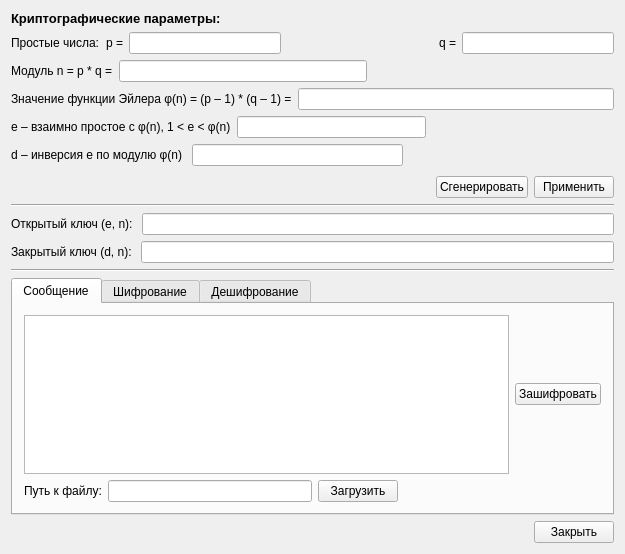
<?xml version="1.0" encoding="UTF-8"?>
<ui version="4.0">
 <class>MainWindow</class>
 <widget class="QMainWindow" name="MainWindow">
  <property name="geometry">
   <rect>
    <x>0</x>
    <y>0</y>
    <width>625</width>
    <height>554</height>
   </rect>
  </property>
  <property name="minimumSize">
   <size>
    <width>625</width>
    <height>554</height>
   </size>
  </property>
  <property name="maximumSize">
   <size>
    <width>625</width>
    <height>554</height>
   </size>
  </property>
  <property name="windowTitle">
   <string>RSA Calculator</string>
  </property>
  <property name="windowIcon">
   <iconset resource="images.qrc">
    <normaloff>:/icon.png</normaloff>:/icon.png</iconset>
  </property>
  <widget class="QWidget" name="centralWidget">
   <layout class="QVBoxLayout" name="verticalLayout_4">
    <item>
     <layout class="QVBoxLayout" name="verticalLayout_3">
      <item>
       <layout class="QVBoxLayout" name="verticalLayout">
        <item>
         <widget class="QLabel" name="label">
          <property name="font">
           <font>
            <pointsize>10</pointsize>
            <weight>75</weight>
            <bold>true</bold>
           </font>
          </property>
          <property name="text">
           <string>Криптографические параметры:</string>
          </property>
         </widget>
        </item>
        <item>
         <layout class="QHBoxLayout" name="horizontalLayout_2">
          <item>
           <widget class="QLabel" name="label_2">
            <property name="font">
             <font>
              <pointsize>9</pointsize>
             </font>
            </property>
            <property name="text">
             <string>Простые числа:</string>
            </property>
           </widget>
          </item>
          <item>
           <widget class="QLabel" name="label_3">
            <property name="font">
             <font>
              <pointsize>9</pointsize>
             </font>
            </property>
            <property name="text">
             <string>p =</string>
            </property>
           </widget>
          </item>
          <item>
           <widget class="QLineEdit" name="lineEdit">
            <property name="text">
             <string/>
            </property>
           </widget>
          </item>
          <item>
           <spacer name="horizontalSpacer_3">
            <property name="orientation">
             <enum>Qt::Horizontal</enum>
            </property>
            <property name="sizeHint" stdset="0">
             <size>
              <width>40</width>
              <height>20</height>
             </size>
            </property>
           </spacer>
          </item>
          <item>
           <widget class="QLabel" name="label_4">
            <property name="font">
             <font>
              <pointsize>9</pointsize>
             </font>
            </property>
            <property name="text">
             <string>q =</string>
            </property>
           </widget>
          </item>
          <item>
           <widget class="QLineEdit" name="lineEdit_2"/>
          </item>
         </layout>
        </item>
        <item>
         <layout class="QHBoxLayout" name="horizontalLayout_3">
          <item>
           <widget class="QLabel" name="label_5">
            <property name="font">
             <font>
              <pointsize>9</pointsize>
             </font>
            </property>
            <property name="text">
             <string>Модуль n = p * q =</string>
            </property>
           </widget>
          </item>
          <item>
           <widget class="QLineEdit" name="lineEdit_3"/>
          </item>
          <item>
           <spacer name="horizontalSpacer_2">
            <property name="orientation">
             <enum>Qt::Horizontal</enum>
            </property>
            <property name="sizeHint" stdset="0">
             <size>
              <width>40</width>
              <height>20</height>
             </size>
            </property>
           </spacer>
          </item>
         </layout>
        </item>
        <item>
         <layout class="QHBoxLayout" name="horizontalLayout_4">
          <item>
           <widget class="QLabel" name="label_6">
            <property name="font">
             <font>
              <pointsize>9</pointsize>
             </font>
            </property>
            <property name="text">
             <string>Значение функции Эйлера φ(n) = (p – 1) * (q – 1) =</string>
            </property>
           </widget>
          </item>
          <item>
           <widget class="QLineEdit" name="lineEdit_4"/>
          </item>
         </layout>
        </item>
        <item>
         <layout class="QHBoxLayout" name="horizontalLayout_5">
          <item>
           <widget class="QLabel" name="label_7">
            <property name="font">
             <font>
              <pointsize>9</pointsize>
             </font>
            </property>
            <property name="text">
             <string>e – взаимно простое с φ(n), 1 &lt; e &lt; φ(n)</string>
            </property>
           </widget>
          </item>
          <item>
           <widget class="QLineEdit" name="lineEdit_5"/>
          </item>
          <item>
           <spacer name="horizontalSpacer_4">
            <property name="orientation">
             <enum>Qt::Horizontal</enum>
            </property>
            <property name="sizeHint" stdset="0">
             <size>
              <width>40</width>
              <height>20</height>
             </size>
            </property>
           </spacer>
          </item>
         </layout>
        </item>
        <item>
         <layout class="QHBoxLayout" name="horizontalLayout_6">
          <item>
           <widget class="QLabel" name="label_8">
            <property name="font">
             <font>
              <pointsize>9</pointsize>
             </font>
            </property>
            <property name="text">
             <string>d – инверсия e по модулю φ(n) </string>
            </property>
           </widget>
          </item>
          <item>
           <widget class="QLineEdit" name="lineEdit_6"/>
          </item>
          <item>
           <spacer name="horizontalSpacer_5">
            <property name="orientation">
             <enum>Qt::Horizontal</enum>
            </property>
            <property name="sizeHint" stdset="0">
             <size>
              <width>40</width>
              <height>20</height>
             </size>
            </property>
           </spacer>
          </item>
         </layout>
        </item>
        <item>
         <spacer name="verticalSpacer">
          <property name="orientation">
           <enum>Qt::Vertical</enum>
          </property>
          <property name="sizeHint" stdset="0">
           <size>
            <width>20</width>
            <height>40</height>
           </size>
          </property>
         </spacer>
        </item>
        <item>
         <layout class="QHBoxLayout" name="horizontalLayout">
          <item>
           <spacer name="horizontalSpacer">
            <property name="orientation">
             <enum>Qt::Horizontal</enum>
            </property>
            <property name="sizeHint" stdset="0">
             <size>
              <width>40</width>
              <height>20</height>
             </size>
            </property>
           </spacer>
          </item>
          <item>
           <widget class="QPushButton" name="pushButton_3">
            <property name="font">
             <font>
              <pointsize>9</pointsize>
             </font>
            </property>
            <property name="text">
             <string>Сгенерировать</string>
            </property>
           </widget>
          </item>
          <item>
           <widget class="QPushButton" name="pushButton_2">
            <property name="font">
             <font>
              <pointsize>9</pointsize>
             </font>
            </property>
            <property name="text">
             <string>Применить</string>
            </property>
           </widget>
          </item>
         </layout>
        </item>
        <item>
         <widget class="Line" name="line">
          <property name="orientation">
           <enum>Qt::Horizontal</enum>
          </property>
         </widget>
        </item>
       </layout>
      </item>
      <item>
       <layout class="QVBoxLayout" name="verticalLayout_2">
        <item>
         <layout class="QHBoxLayout" name="horizontalLayout_7">
          <item>
           <widget class="QLabel" name="label_9">
            <property name="font">
             <font>
              <pointsize>9</pointsize>
             </font>
            </property>
            <property name="text">
             <string>Открытый ключ (e, n): </string>
            </property>
           </widget>
          </item>
          <item>
           <widget class="QLineEdit" name="lineEdit_7"/>
          </item>
         </layout>
        </item>
        <item>
         <layout class="QHBoxLayout" name="horizontalLayout_8">
          <item>
           <widget class="QLabel" name="label_10">
            <property name="font">
             <font>
              <pointsize>9</pointsize>
             </font>
            </property>
            <property name="text">
             <string>Закрытый ключ (d, n): </string>
            </property>
           </widget>
          </item>
          <item>
           <widget class="QLineEdit" name="lineEdit_8"/>
          </item>
         </layout>
        </item>
        <item>
         <widget class="Line" name="line_2">
          <property name="orientation">
           <enum>Qt::Horizontal</enum>
          </property>
         </widget>
        </item>
       </layout>
      </item>
     </layout>
    </item>
    <item>
     <widget class="QTabWidget" name="tabWidget">
      <property name="enabled">
       <bool>true</bool>
      </property>
      <property name="font">
       <font>
        <pointsize>9</pointsize>
       </font>
      </property>
      <property name="currentIndex">
       <number>0</number>
      </property>
      <widget class="QWidget" name="tab">
       <attribute name="title">
        <string>Сообщение</string>
       </attribute>
       <layout class="QVBoxLayout" name="verticalLayout_5">
        <item>
         <layout class="QHBoxLayout" name="horizontalLayout_10">
          <item>
           <widget class="QTextEdit" name="textEdit"/>
          </item>
          <item>
           <widget class="QPushButton" name="pushButton_4">
            <property name="font">
             <font>
              <pointsize>9</pointsize>
             </font>
            </property>
            <property name="text">
             <string>Зашифровать</string>
            </property>
           </widget>
          </item>
         </layout>
        </item>
        <item>
         <layout class="QHBoxLayout" name="horizontalLayout_11">
          <item>
           <widget class="QLabel" name="label_11">
            <property name="text">
             <string>Путь к файлу:</string>
            </property>
           </widget>
          </item>
          <item>
           <widget class="QLineEdit" name="lineEdit_9"/>
          </item>
          <item>
           <widget class="QPushButton" name="pushButton_5">
            <property name="text">
             <string>Загрузить</string>
            </property>
           </widget>
          </item>
          <item>
           <spacer name="horizontalSpacer_7">
            <property name="orientation">
             <enum>Qt::Horizontal</enum>
            </property>
            <property name="sizeHint" stdset="0">
             <size>
              <width>40</width>
              <height>20</height>
             </size>
            </property>
           </spacer>
          </item>
         </layout>
        </item>
       </layout>
      </widget>
      <widget class="QWidget" name="tab_2">
       <attribute name="title">
        <string>Шифрование</string>
       </attribute>
       <layout class="QVBoxLayout" name="verticalLayout_7">
        <item>
         <layout class="QHBoxLayout" name="horizontalLayout_12">
          <item>
           <widget class="QTextEdit" name="textEdit_2"/>
          </item>
          <item>
           <widget class="QPushButton" name="pushButton_6">
            <property name="text">
             <string>Расшифровать</string>
            </property>
           </widget>
          </item>
         </layout>
        </item>
       </layout>
      </widget>
      <widget class="QWidget" name="tab_3">
       <attribute name="title">
        <string>Дешифрование</string>
       </attribute>
       <layout class="QVBoxLayout" name="verticalLayout_8">
        <item>
         <layout class="QHBoxLayout" name="horizontalLayout_14">
          <item>
           <widget class="QTextEdit" name="textEdit_3"/>
          </item>
         </layout>
        </item>
       </layout>
      </widget>
     </widget>
    </item>
    <item>
     <layout class="QHBoxLayout" name="horizontalLayout_9">
      <item>
       <widget class="QLabel" name="label_12">
        <property name="text">
         <string/>
        </property>
       </widget>
      </item>
      <item>
       <spacer name="horizontalSpacer_6">
        <property name="orientation">
         <enum>Qt::Horizontal</enum>
        </property>
        <property name="sizeHint" stdset="0">
         <size>
          <width>40</width>
          <height>20</height>
         </size>
        </property>
       </spacer>
      </item>
      <item>
       <widget class="QPushButton" name="pushButton">
        <property name="text">
         <string>Закрыть</string>
        </property>
       </widget>
      </item>
     </layout>
    </item>
   </layout>
  </widget>
 </widget>
 <layoutdefault spacing="6" margin="11"/>
 <resources>
  <include location="images.qrc"/>
 </resources>
 <connections/>
</ui>
